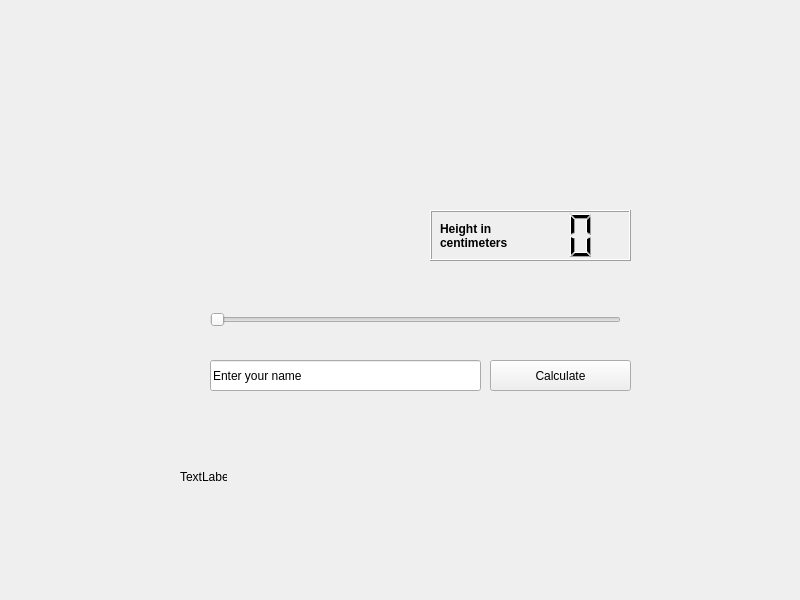
<?xml version="1.0" encoding="UTF-8"?>
<ui version="4.0">
 <class>Calc</class>
 <widget class="QWidget" name="Calc">
  <property name="geometry">
   <rect>
    <x>0</x>
    <y>0</y>
    <width>800</width>
    <height>600</height>
   </rect>
  </property>
  <property name="windowTitle">
   <string>Calc</string>
  </property>
  <widget class="QLCDNumber" name="lcdNumber">
   <property name="geometry">
    <rect>
     <x>430</x>
     <y>210</y>
     <width>201</width>
     <height>51</height>
    </rect>
   </property>
  </widget>
  <widget class="QSlider" name="horizontalSlider">
   <property name="geometry">
    <rect>
     <x>210</x>
     <y>290</y>
     <width>411</width>
     <height>60</height>
    </rect>
   </property>
   <property name="minimum">
    <number>90</number>
   </property>
   <property name="maximum">
    <number>300</number>
   </property>
   <property name="orientation">
    <enum>Qt::Horizontal</enum>
   </property>
  </widget>
  <widget class="QLineEdit" name="lineEdit">
   <property name="geometry">
    <rect>
     <x>210</x>
     <y>360</y>
     <width>271</width>
     <height>31</height>
    </rect>
   </property>
   <property name="text">
    <string>Enter your name</string>
   </property>
  </widget>
  <widget class="QPushButton" name="pushButton">
   <property name="geometry">
    <rect>
     <x>490</x>
     <y>360</y>
     <width>141</width>
     <height>31</height>
    </rect>
   </property>
   <property name="text">
    <string>Calculate</string>
   </property>
  </widget>
  <widget class="QLabel" name="label">
   <property name="geometry">
    <rect>
     <x>440</x>
     <y>200</y>
     <width>71</width>
     <height>71</height>
    </rect>
   </property>
   <property name="font">
    <font>
     <family>MS Sans Serif</family>
     <weight>75</weight>
     <bold>true</bold>
    </font>
   </property>
   <property name="text">
    <string>Height in centimeters</string>
   </property>
   <property name="wordWrap">
    <bool>true</bool>
   </property>
  </widget>
  <widget class="QLabel" name="TestLabel">
   <property name="geometry">
    <rect>
     <x>180</x>
     <y>470</y>
     <width>47</width>
     <height>13</height>
    </rect>
   </property>
   <property name="text">
    <string>TextLabel</string>
   </property>
  </widget>
 </widget>
 <resources/>
 <connections>
  <connection>
   <sender>horizontalSlider</sender>
   <signal>valueChanged(int)</signal>
   <receiver>lcdNumber</receiver>
   <slot>display(int)</slot>
   <hints>
    <hint type="sourcelabel">
     <x>413</x>
     <y>349</y>
    </hint>
    <hint type="destinationlabel">
     <x>430</x>
     <y>260</y>
    </hint>
   </hints>
  </connection>
 </connections>
</ui>
